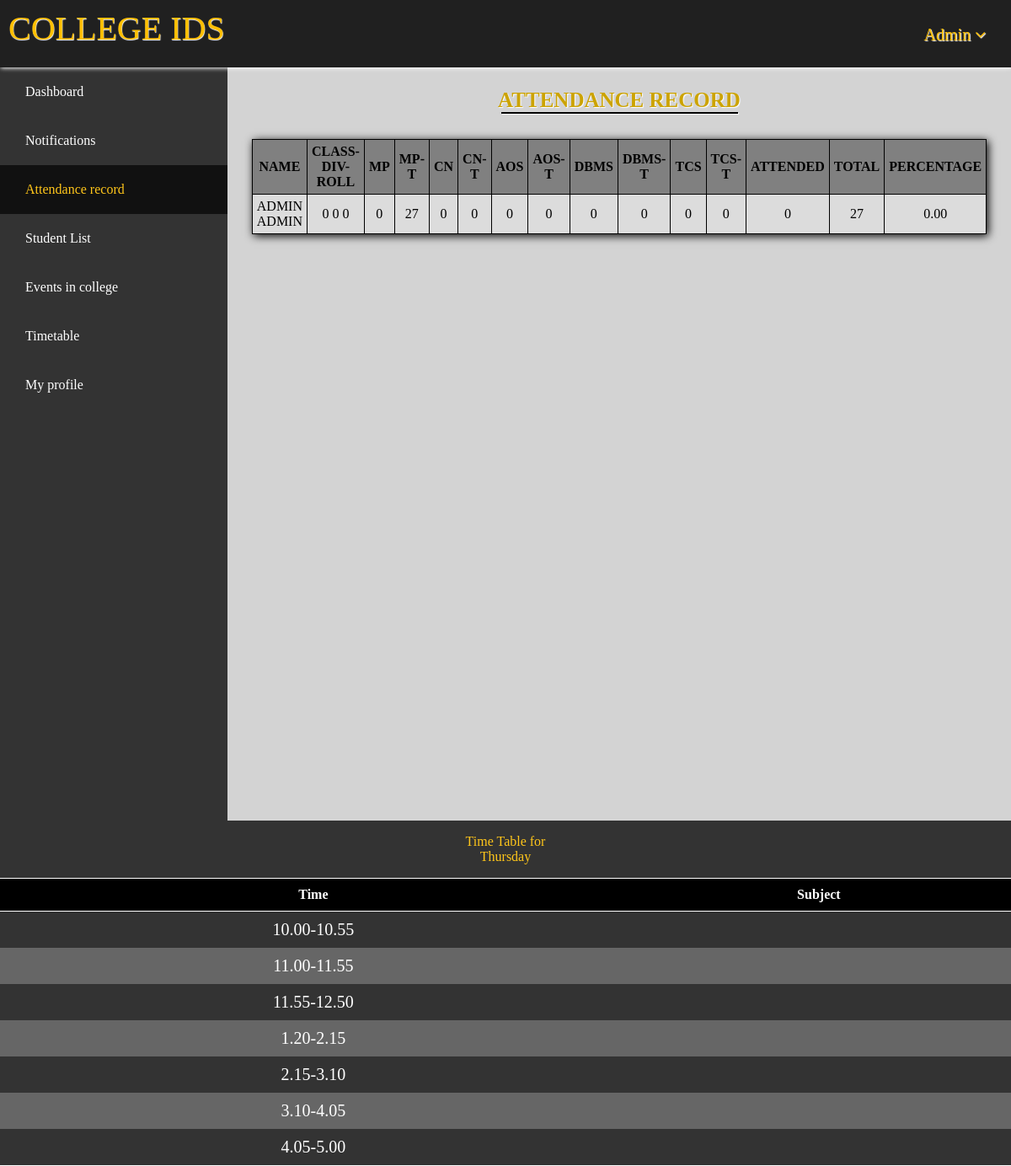
The app's page /home.php?page=attendance.php (signed in) with its own data.
### tables this page shows
CREATE TABLE `profile` (
  `UserId` varchar(15) NOT NULL,
  `Fname` text NOT NULL,
  `Lname` text NOT NULL,
  `RegNo` int(5) NOT NULL,
  `Class` varchar(2) NOT NULL,
  `Division` int(1) NOT NULL,
  `RollNo` int(2) NOT NULL,
  `MobNo` bigint(10) NOT NULL,
  `Addr` varchar(50) NOT NULL,
  `Pass` varchar(32) NOT NULL DEFAULT 'jecky',
  `S1` int(2) NOT NULL DEFAULT '0',
  `S1t` int(2) NOT NULL DEFAULT '0',
  `S2` int(2) NOT NULL DEFAULT '0',
  `S2t` int(2) NOT NULL DEFAULT '0',
  `S3` int(2) NOT NULL DEFAULT '0',
  `S3t` int(2) NOT NULL DEFAULT '0',
  `S4` int(2) NOT NULL DEFAULT '0',
  `S4t` int(2) NOT NULL DEFAULT '0',
  `S5` int(2) DEFAULT '0',
  `S5t` int(2) NOT NULL DEFAULT '0',
  `Attended` int(2) AS (S1+S2+S3+S4+S5) VIRTUAL,
  `Total` int(2) AS (S1t+S2t+S3t+S4t+S5t) VIRTUAL,
  `Percent` decimal(4,2) AS ((S1+S2+S3+S4+S5)*100/(S1t+S2t+S3t+S4t+S5t)) VIRTUAL,
  `Notifications` varchar(150) DEFAULT NULL
);

### check_attendance.php (the view, shortened to what this page needs)
<!DOCTYPE html>
<html lang="en">
<head>
	<link rel="stylesheet" href="Addons/attendance.css">
</head>
<body>
	<p class="patten">Attendance Record</p>
    <hr class="hratten">
	<?php
		fetch();
		function fetch() {
			$user = 'root';
			$pass = '';
			$db = 'students';
			$conn = new mysqli('localhost', $user, $pass, $db) or die("Unable to connect to server".$db);
			$get_all = "select * from profile where UserId=\"".$_SESSION['name']."\"";
			$data = mysqli_query($conn, $get_all) or die("No records found.");
			$row = mysqli_fetch_assoc($data);
			echo "<div class=\"table\"><table><tr><th>Name</th><th>Class-Div-Roll</th><th>MP</th><th>MP-T</th><th>CN</th><th>CN-T</th><th>AOS</th><th>AOS-T</th><th>DBMS</th><th>DBMS-T</th><th>TCS</th><th>TCS-T</th><th>Attended</th><th>Total</th><th>Percentage</th></tr>
				<tr><td>".$row["Fname"]." ".$row["Lname"]."</td><td>".$row["Class"]." ".$row["Division"]." ".$row["RollNo"]."</td><td>".$row["S1"]."</td><td>".$row["S1t"]."</td><td>".$row["S2"]."</td><td>".$row["S2t"]."</td><td>".$row["S3"]."</td><td>".$row["S3t"]."</td><td>".$row["S4"]."</td><td>".$row["S4t"]."</td><td>".$row["S5"]."</td><td>".$row["S5t"]."</td><td>".$row["Attended"]."</td><td>".$row["Total"]."</td><td>".$row["Percent"]."</td></tr></table></div>";
		}
	?>
</body>
</html>

### Addons/home.css (style rules this page uses)
body { margin:0; background-repeat: no-repeat; background-position: center top; }
hr { display: block; margin-top: 0.5px; margin-left:0; margin-right: 20%; border-style: inset; border:1px solid black; }
table,th,td { text-align: center; border-collapse:collapse; }

### Addons/attendance.css (style rules this page uses)
p.patten { font-family: cursive; font-size: 25px; font-weight: 700; text-align: center; margin-bottom:0; color:#cca300; text-shadow: 1px 1px 1px white; text-transform: uppercase; }
hr.hratten { width:30%; margin:auto; box-shadow: 1px 1px 1px white; }
.table table { width:80%; margin-right: auto; margin-left: auto; margin-top: 30px; margin-bottom: 30px; box-shadow:2px 2px 10px black; background-color:#DCDCDC; }
.table th { background-color:#808080; }
.table td,.table th { border:1px solid black; padding:5px; text-transform: uppercase; }

### records on screen
profile: Fname "ADMIN", Lname "ADMIN", Class "0", Division "0", RollNo "0", S1 "0", S1t "27", S2 "0", S2t "0", S3 "0", S3t "0", S4 "0", S4t "0", S5 "0", S5t "0", Attended "0", Total "27", Percent "0.00"

### other values on screen
$_SESSION['name'] "Admin"
